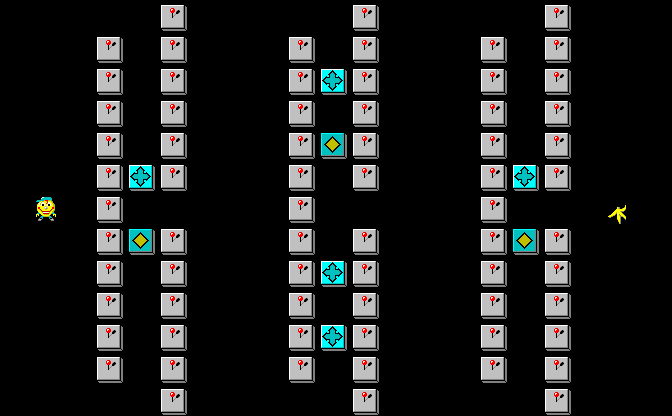

A level layout from a 2D game, rendered from its tile map. Below: a short description, then the map file with its tile-grid data intact:
An orthogonal 21x13 tile map with 32x32 px tiles, 1 tile layer (Tile Layer 1).

<map version="1.9" tiledversion="1.9.1" orientation="orthogonal" renderorder="right-down" width="21" height="13" tilewidth="32" tileheight="32" infinite="0" nextlayerid="2" nextobjectid="1">
 <tileset firstgid="1" source="banania.tsx" />
 <layer id="1" name="Tile Layer 1" width="21" height="13">
  <data encoding="csv">
0, 0, 0, 0, 0, 3, 0, 0, 0, 0, 0, 3, 0, 0, 0, 0, 0, 3, 0, 0, 0
, 0, 0, 0, 3, 0, 3, 0, 0, 0, 3, 0, 3, 0, 0, 0, 3, 0, 3, 0, 0, 0
, 0, 0, 0, 3, 0, 3, 0, 0, 0, 3, 5, 3, 0, 0, 0, 3, 0, 3, 0, 0, 0
, 0, 0, 0, 3, 0, 3, 0, 0, 0, 3, 0, 3, 0, 0, 0, 3, 0, 3, 0, 0, 0
, 0, 0, 0, 3, 0, 3, 0, 0, 0, 3, 6, 3, 0, 0, 0, 3, 0, 3, 0, 0, 0
, 0, 0, 0, 3, 5, 3, 0, 0, 0, 3, 0, 3, 0, 0, 0, 3, 5, 3, 0, 0, 0
, 0, 1, 0, 3, 0, 0, 0, 0, 0, 3, 0, 0, 0, 0, 0, 3, 0, 0, 0, 4, 0
, 0, 0, 0, 3, 6, 3, 0, 0, 0, 3, 0, 3, 0, 0, 0, 3, 6, 3, 0, 0, 0
, 0, 0, 0, 3, 0, 3, 0, 0, 0, 3, 5, 3, 0, 0, 0, 3, 0, 3, 0, 0, 0
, 0, 0, 0, 3, 0, 3, 0, 0, 0, 3, 0, 3, 0, 0, 0, 3, 0, 3, 0, 0, 0
, 0, 0, 0, 3, 0, 3, 0, 0, 0, 3, 5, 3, 0, 0, 0, 3, 0, 3, 0, 0, 0
, 0, 0, 0, 3, 0, 3, 0, 0, 0, 3, 0, 3, 0, 0, 0, 3, 0, 3, 0, 0, 0
, 0, 0, 0, 0, 0, 3, 0, 0, 0, 0, 0, 3, 0, 0, 0, 0, 0, 3, 0, 0, 0
</data>
 </layer>
</map>
